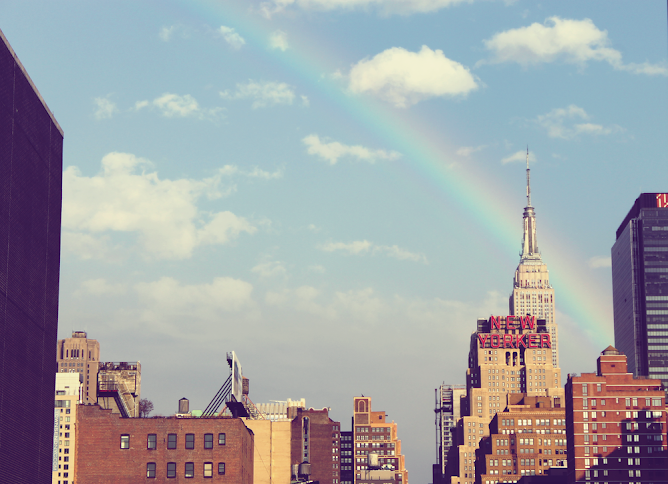
#> input picture OpenCV KMeans/building.png, 668 x 484 px
$ python kmeans.py
#> lines starting #> are read from the running program, lines starting #| are printed output that depends on the picture
import numpy as np
import cv2

img = cv2.imread('building.png')
#> img is the input picture: shape (484, 668, 3); mean B, G, R 166, 162, 159.8
Z = img.reshape((-1,3))

Z = np.float32(Z)

criteria = (cv2.TERM_CRITERIA_EPS + cv2.TERM_CRITERIA_MAX_ITER, 10, 1.0)
K = 3
ret,label,center=cv2.kmeans(Z,K,None,criteria,10,cv2.KMEANS_RANDOM_CENTERS)
#> ret = 330067348.9; center = [[82.14, 36.78, 66.83], [192.1, 193.9, 177.4], [98.53, 108.4, 160.9]]

center = np.uint8(center)
#> center = [[82, 36, 66], [192, 193, 177], [98, 108, 160]]
res = center[label.flatten()]
res2 = res.reshape((img.shape))
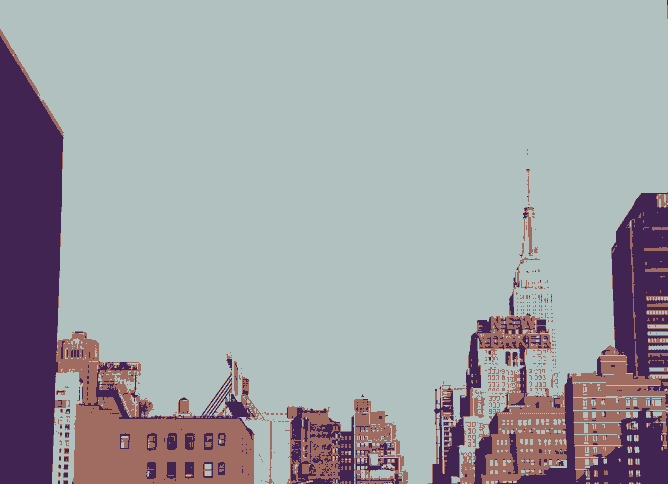
#> res2: shape (484, 668, 3); mean B, G, R 165.8, 161.1, 159.3

cv2.imshow('k=3',res2)
cv2.imwrite('k=3.jpg',res2)

K = 5
ret,label,center=cv2.kmeans(Z,K,None,criteria,10,cv2.KMEANS_RANDOM_CENTERS)
#> ret = 174233815.6; center = [[194.1, 206.2, 198.3], [81.79, 35.48, 65.22], [131, 175.2, 211.8], [94.58, 98.83, 152.7], [195.3, 188, 163.1]]

center = np.uint8(center)
#> center = [[194, 206, 198], [81, 35, 65], [131, 175, 211], [94, 98, 152], [195, 188, 163]]
res = center[label.flatten()]
res2 = res.reshape((img.shape))
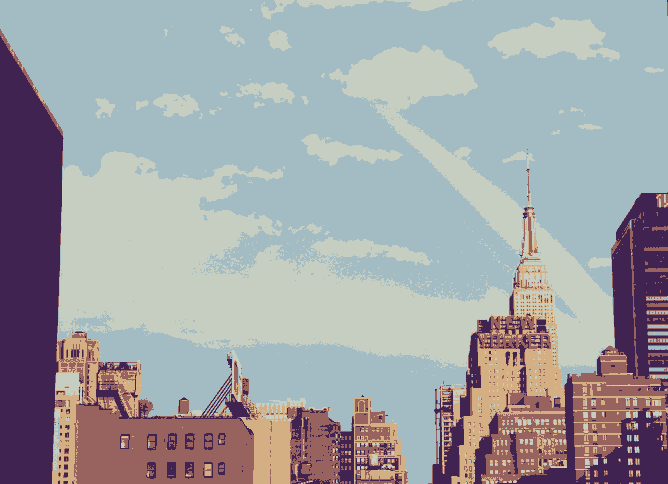
#> res2: shape (484, 668, 3); mean B, G, R 165.7, 161.8, 159.5

cv2.imshow('k=5',res2)
cv2.imwrite('k=5.jpg',res2)

K = 8
ret,label,center=cv2.kmeans(Z,K,None,criteria,10,cv2.KMEANS_RANDOM_CENTERS)
#> ret = 113916538.2; center = [[123.2, 144.4, 176.7], [81.62, 34.9, 64.48], [199.7, 186.8, 155.1], [202, 228.1, 227.8], [136.1, 189.2, 226.6], [90.95, 91.98, 148.6], [196.3, 209.4, 201.2], [189.9, 193, 179.4]]

center = np.uint8(center)
#> center = [[123, 144, 176], [81, 34, 64], [199, 186, 155], [201, 228, 227], [136, 189, 226], [90, 91, 148], [196, 209, 201], [189, 193, 179]]
res = center[label.flatten()]
res2 = res.reshape((img.shape))
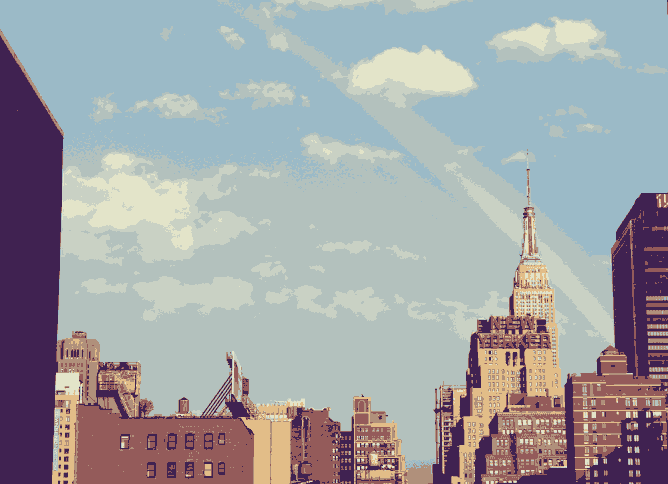
#> res2: shape (484, 668, 3); mean B, G, R 165.3, 161.5, 159.4

cv2.imshow('k=8',res2)
cv2.imwrite('k=8.jpg',res2)
cv2.waitKey(0)
cv2.destroyAllWindows()
